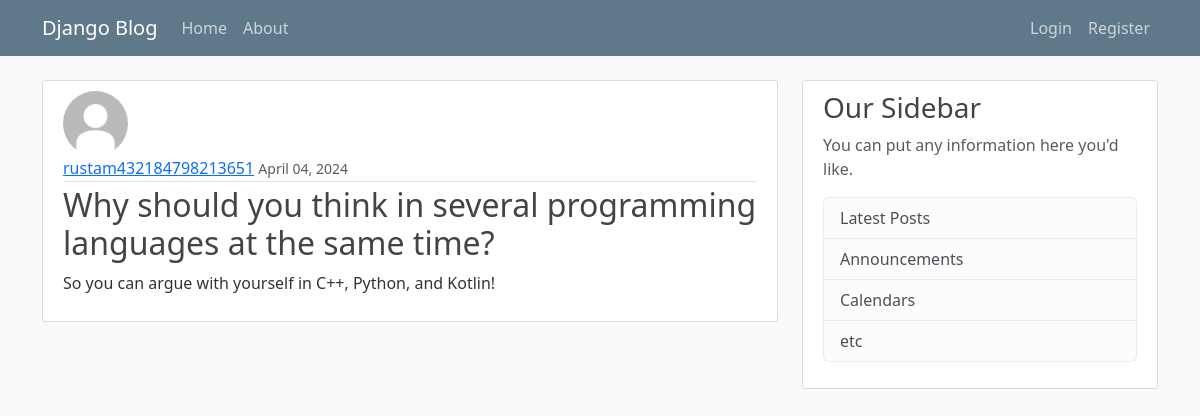
Page /post/6/ on the committed database.
### blog/models.py (models this page shows, shortened)
class Post(models.Model):
    title = models.CharField(max_length=100)
    content = models.TextField()
    date_posted = models.DateTimeField(default=timezone.now)
    author = models.ForeignKey(User, on_delete=models.CASCADE)  # другая БД с которой мы связываемся

### users/models.py (models this page shows, shortened)
class Profile(models.Model):
    user = models.OneToOneField(User, on_delete=models.CASCADE)
    image = models.ImageField(default='default.jpg', upload_to='profiles_pics')

### blog/views.py (the view)
# urls.py: path('post/<int:pk>/', PostDetailView.as_view(), name='post-detail'),
class PostDetailView(DetailView):
    model = Post

### blog/templates/blog/post_detail.html
{% extends "blog/base.html" %}
{% block content %}
<article class="media content-section">
    <img class='rounded-circle article-img' src="{{ object.author.profile.image.url }}">
    <div class="media-body">
        <div class="article-metadata">
            <a class="mr-2" href="#">{{ object.author }}</a>
            <small class="text-muted">{{ object.date_posted|date:"F d, Y" }}</small>
        </div>
        <h2 class="article-title">{{ object.title }}</h2>
        <p class="article-content">{{ object.content }}</p>
    </div>
</article>
{% endblock content %}

### blog/static/blog/main.css (style rules this page uses)
body { background: #fafafa; color: #333333; margin-top: 5rem; }
h1, h2, h3, h4, h5, h6 { color: #444444; }
.content-section { background: #ffffff; padding: 10px 20px; border: 1px solid #dddddd; border-radius: 3px; margin-bottom: 20px; }
.article-title { color: #444444; }
.article-content { white-space: pre-line; }
.article-img { height: 65px; width: 65px; margin-right: 16px; }
.article-metadata { padding-bottom: 1px; margin-bottom: 4px; border-bottom: 1px solid #e3e3e3 }

### rows in the picture
Post: author.profile.image (placeholder picture), author "rustam432184798213651", date_posted "April 04, 2024", title "Why should you think in several programming languages at the same time?", content "So you can argue with yourself in C++, Python, and Kotlin!"
